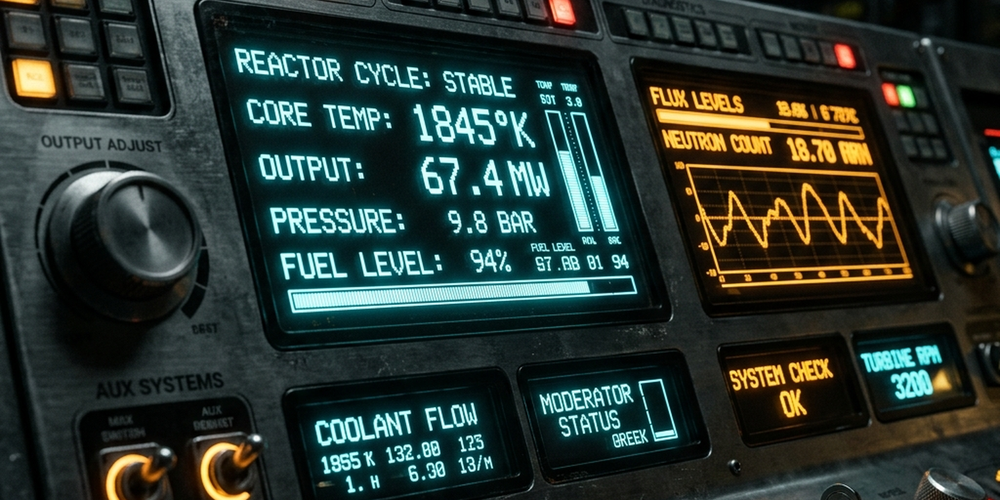
#> input picture assets/hero.png, 1000 x 500 px, shrunk from 1440 x 720 before the run; its folder holds only this picture in this run
$ python -i process_nixie_images.py   (imports and definitions only)
#> lines starting #> are read from the running program, lines starting #| are printed output that depends on the picture; after the words box and inside, x2 and y2 are one past the last pixel; in counts of white or black regions, pixels touching at a corner belong together
import os
from PIL import Image, ImageDraw, ImageFilter, ImageEnhance, ImageChops

def process_image(filepath, output_path):
#> called with filepath = '../assets/hero.png', output_path = 'out.png'
    print(f"Processing {filepath}...")
    try:
        # Load as RGB since original images have no alpha (opaque black background)
        img = Image.open(filepath).convert("RGB")
#> img is the input picture: PIL image 1000x500 RGB; mean R, G, B 42.3, 55.2, 49.3
        width, height = img.size
#> width = 1000; height = 500

        # 1. Create Bloom/Glow (Blur the image and add it to itself)
        blur1 = img.filter(ImageFilter.GaussianBlur(radius=2))
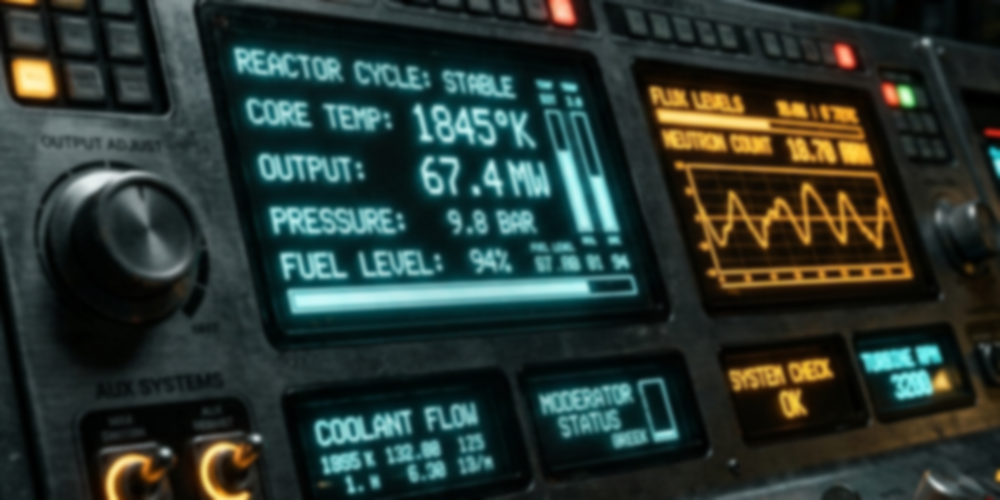
#> blur1: PIL image 1000x500 RGB; mean R, G, B 42.3, 55.2, 49.2
        blur2 = img.filter(ImageFilter.GaussianBlur(radius=6))
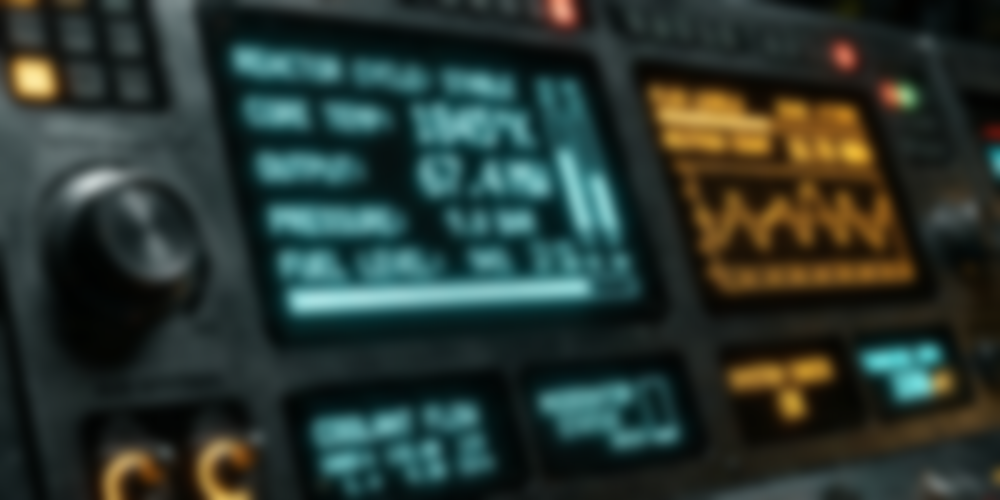
#> blur2: PIL image 1000x500 RGB; mean R, G, B 42.3, 55.2, 49.3

        # Combine the original with blurs
        # scale > 1 means it dims it slightly before adding (e.g. scale=1.5 means /1.5)
        glow = ImageChops.add(img, blur1, scale=1.1)
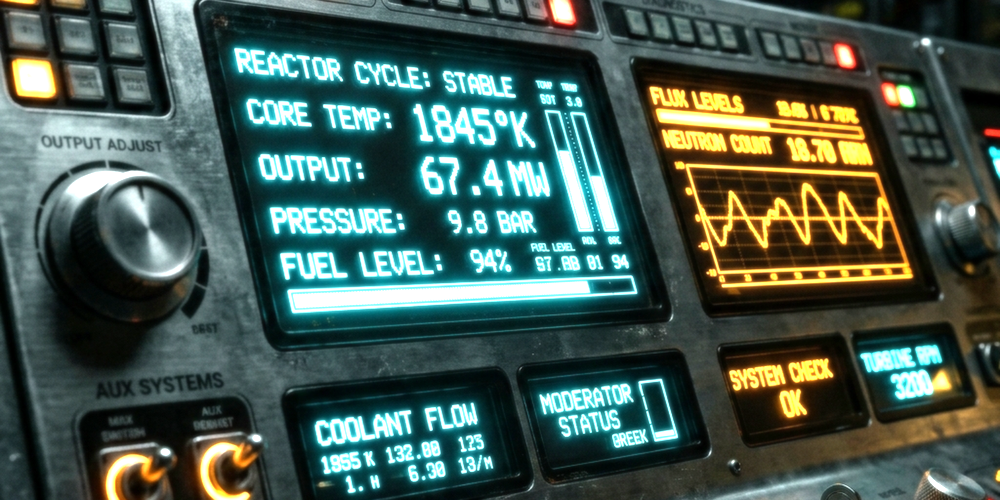
#> glow: PIL image 1000x500 RGB; mean R, G, B 69.8, 90.6, 81.4
        glow = ImageChops.add(glow, blur2, scale=1.4)
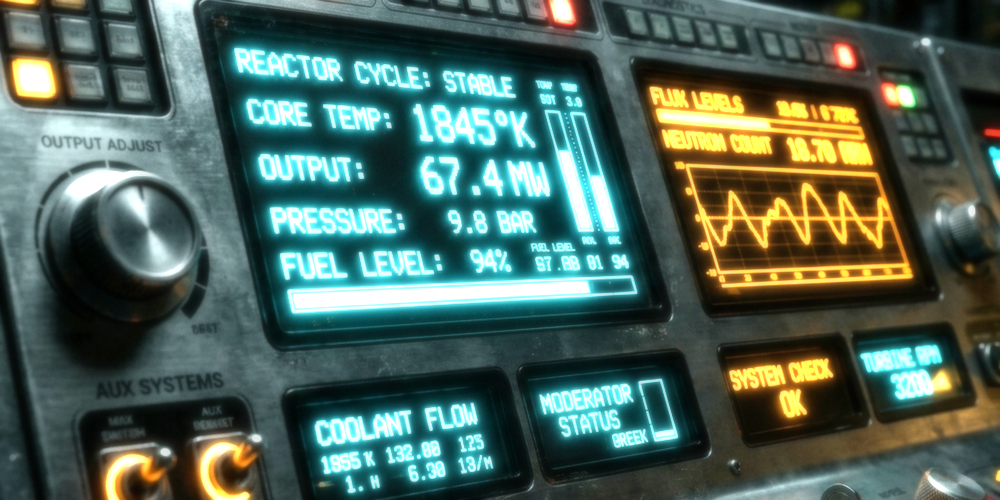
#> glow: PIL image 1000x500 RGB; mean R, G, B 78, 101.1, 90.5

        # 2. Add unlit filament background
        # Find the bounding box of the non-black pixels
        grey = img.convert("L")
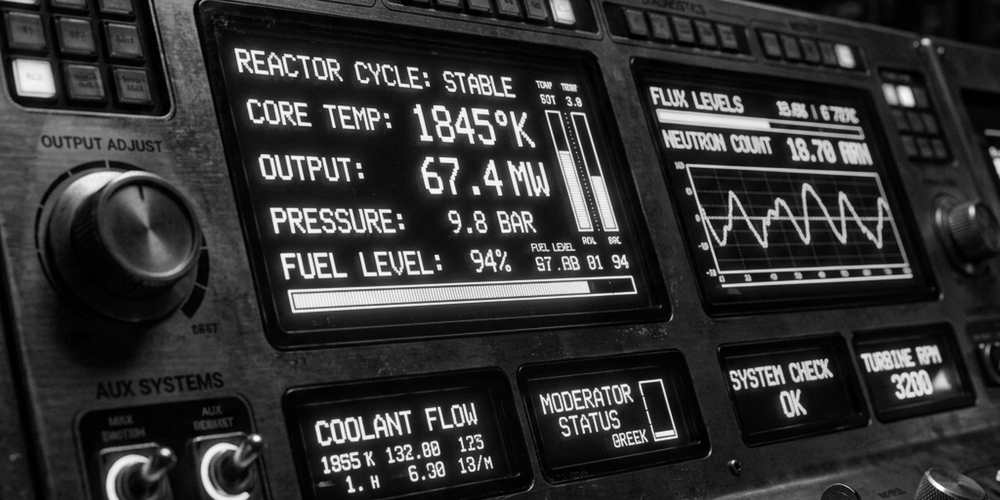
#> grey: PIL image 1000x500 L; min 0, max 255, mean 50.6
        mask = grey.point(lambda p: 255 if p > 5 else 0)
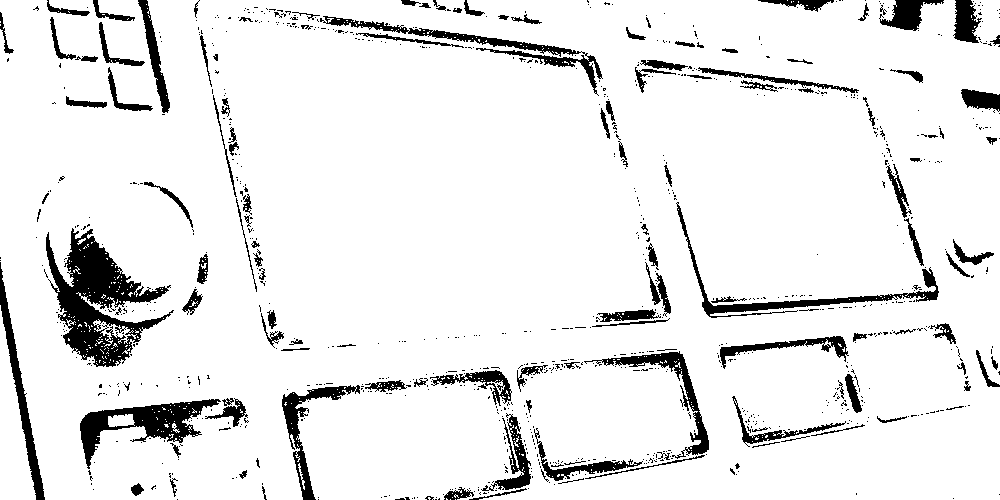
#> mask: PIL image 1000x500 L; 91.4% white; 951 black regions (818 under 20 px), largest, box (x1, y1, x2, y2) and area: (46, 228, 174, 367) 7062, (80, 399, 221, 469) 3150, (320, 16, 603, 96) 2319
        bbox = mask.getbbox()
#> bbox = (0, 0, 1000, 500)

        # Create base image with black background
        final = Image.new("RGB", (width, height), (0, 0, 0))
#> final: PIL image 1000x500 RGB; every value is 0
        if bbox:
            # Draw dark red filament background
            fil_draw = ImageDraw.Draw(final)
            # Expand bbox slightly
            x1, y1, x2, y2 = bbox
#> x1 = 0; y1 = 0; x2 = 1000; y2 = 500
            pad = 2
            x1, y1 = max(0, x1-pad), max(0, y1-pad)
            x2, y2 = min(width, x2+pad), min(height, y2+pad)
            fil_draw.rectangle([x1, y1, x2, y2], fill=(20, 5, 0))

        # Add glow on top of background
        final = ImageChops.add(final, glow)

        # 3. Apply Hex/Grid mesh OVER the lit parts
        # Create a black grid with transparent background
        mesh = Image.new("RGBA", (width, height), (0, 0, 0, 0))
#> mesh: PIL image 1000x500 RGBA; every value is 0
        draw = ImageDraw.Draw(mesh)

        # Draw a fine grid (smaller for small digits, larger for big digits)
        grid_spacing = 3 if width > 20 else 2
#> grid_spacing = 3
        for y in range(0, height, grid_spacing):
            draw.line([(0, y), (width, y)], fill=(0, 0, 0, 100), width=1)
        for x in range(0, width, grid_spacing):
            draw.line([(x, 0), (x, height)], fill=(0, 0, 0, 100), width=1)

        # Composite mesh over final
        final.paste(mesh, (0, 0), mesh)
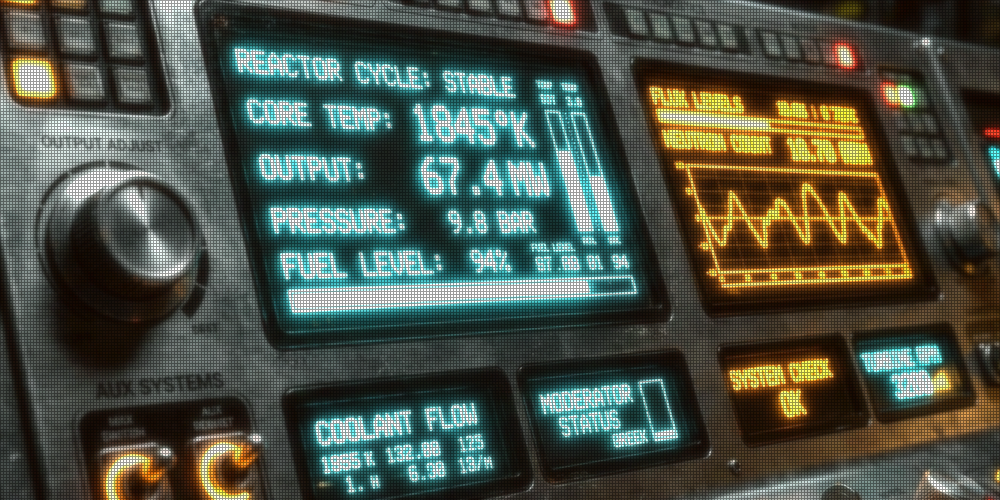
#> final: PIL image 1000x500 RGB; mean R, G, B 75.6, 82.6, 70.8

        final.save(output_path, "PNG")
    except Exception as e:
        print(f"Failed to process {filepath}: {e}")

def main():
    dirs = ["resources/drawables/vfd", "resources/drawables/vfd_small"]
    for d in dirs:
        if not os.path.exists(d):
            continue
        for f in os.listdir(d):
            if f.endswith(".png"):
                filepath = os.path.join(d, f)
                process_image(filepath, filepath)

# [2 lines not run here, left out]

>>> result = process_image('../assets/hero.png', 'out.png')
